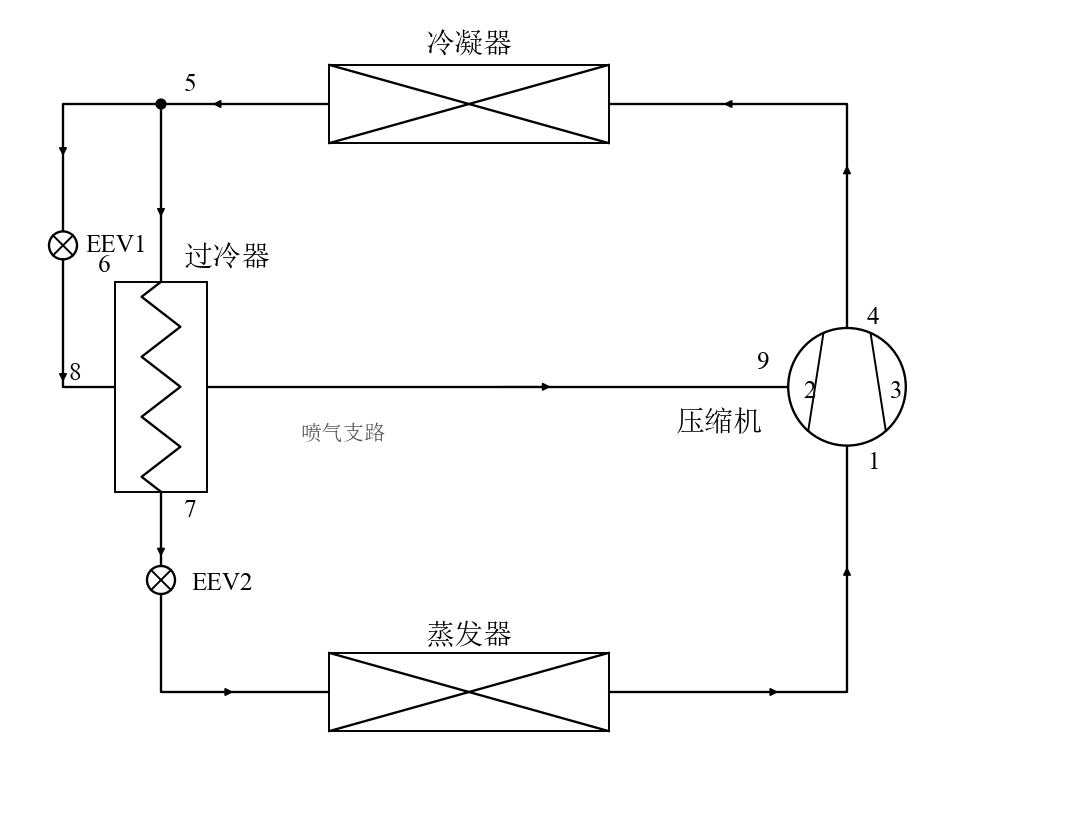

The script that saved this image:
# -*- coding: utf-8 -*-
"""按 FTVI 示例版式绘制的 EVI 过冷器喷气增焓循环。

冷凝器在上、蒸发器在下、过冷器在左、压缩机在右。主路使用过冷器
的上下端口,喷气支路使用左右端口:冷凝器出口分流后,一支经 EEV1
进入过冷器左口,从右口出来接压缩机补气口;主路从过冷器顶口进入,
底口出来经 EEV2 进入蒸发器。
"""
import os
import sys

sys.path.insert(0, os.path.dirname(os.path.dirname(os.path.abspath(__file__))))

from matplotlib.patches import Circle

from rrplot import Diagram, use_font
from rrplot.parts import make_compressor, make_expansion_valve_x, make_heat_exchanger


def build_diagram():
    """构建 FTVI 版式的 EVI 图,返回 Diagram 实例。"""
    d = Diagram(width=760, height=580)
    cond = d.add(make_heat_exchanger(200, 56, shape="rect_x",
                                     name="冷凝器"), None, loc=(330, 70))
    evap = d.add(make_heat_exchanger(200, 56, shape="rect_x",
                                     name="蒸发器"), None, loc=(330, 490))
    # 过冷器之字竖向走线接顶/底口(主路),右端与压缩机补气口同高。
    subcooler = d.add(make_heat_exchanger(66, 150, shape="rect_zigzag7",
                                          orient="v", name="过冷器"),
                      None, loc=(110, 272))
    comp = d.add(make_compressor(r=42, style="圆形"), None, loc=(600, 272))
    # EEV1 竖直放在喷气支管中点:上口进、下口出,再接过冷器左口。
    eev1 = d.add(make_expansion_valve_x(r=10, orient="v", name="EEV1"),
                 None, loc=(40, 171))
    eev2 = d.add(make_expansion_valve_x(orient="v", name="EEV2"),
                 None, loc=(110, 410))

    # 设备位置和 FTVI 示例一致,顶部标签也沿用其留白方式。
    d.text(330, 28, "冷凝器", size=15)
    d.text(330, 450, "蒸发器", size=15)
    d.text(126, 180, "过冷器", size=15, ha="left")
    d.text(240, 306, "喷气支路", size=11, color="#555555")
    d.text(56, 171, "EEV1", size=13, ha="left")
    d.text(132, 412, "EEV2", size=13, ha="left")
    d.text(126, 56, "5", size=13, ha="left")
    d.text(74, 185, "6", size=13, ha="right")
    d.text(126, 360, "7", size=13, ha="left")
    d.text(44, 262, "8", size=13, ha="left")
    d.text(536, 254, "9", size=13, ha="left")
    d.text(614, 326, "1", size=13, ha="left")
    d.text(569, 275, "2", size=13, ha="left")
    d.text(631, 275, "3", size=13, ha="left")
    d.text(614, 222, "4", size=13, ha="left")
    d.text(540, 298, "压缩机", size=15, ha="right")

    # 分流三通:冷凝器出口水平引线末端向下出三通——
    # 一路垂直向下接过冷器顶口(主路),一路水平西行再折向下接 EEV1(喷气支路)。
    split = (110, 70)
    d.pipe(comp["top"], cond["right"], via=[(600, 70)], head_at=(0.3, 0.7))
    d.pipe(cond["left"], split, head_at=(0.55,))
    d.ax.add_patch(Circle(split, 4, facecolor="black", edgecolor="none",
                          zorder=6))
    d.pipe(split, subcooler["top"], head_at=(0.5,))
    d.pipe(subcooler["bottom"], eev2["in"])
    d.pipe(eev2["out"], evap["left"], via=[(110, 490)])
    d.pipe(split, eev1["in"], via=[(40, 70)], head_at=(0.5,))
    d.pipe(eev1["out"], subcooler["left"], via=[(40, 272)])
    d.pipe(subcooler["right"], comp["left"], head_at=(0.55,))
    d.pipe(evap["right"], comp["bottom"], via=[(600, 490)],
           head_at=(0.3, 0.7))
    return d


if __name__ == "__main__":
    use_font()
    out = os.path.join(os.path.dirname(os.path.abspath(__file__)),
                       "evi_ftvi_layout.png")
    with build_diagram() as diagram:
        diagram.save(out, out.replace(".png", ".svg"), dpi=140)
    print("已生成:", out)
